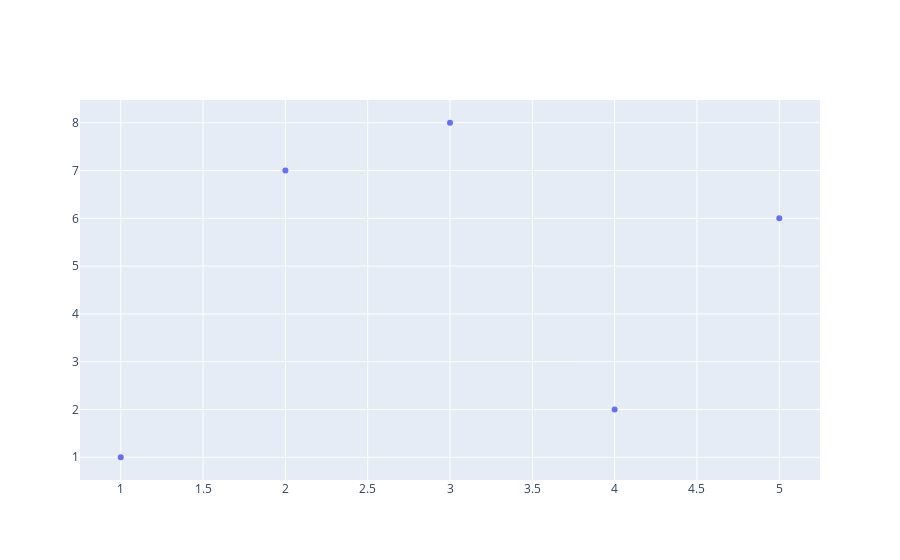

Here is the notebook cell this chart was saved with:
### Code cell
#using graph object
#add_trace>>adidng data
#scatter plot
fig = go.Figure()
fig.add_trace(go.Scatter(x = [1, 2, 3, 4, 5], y = [1, 7, 8, 2, 6], mode = 'markers'))

### Figure 1 — Plotly figure (JSON) as saved in the notebook; plotly's stock layout.template omitted (floating-point values rounded to 4 significant figures)
{"data": [{"mode": "markers", "type": "scatter", "x": [1, 2, 3, 4, 5], "y": [1, 7, 8, 2, 6]}], "layout": {}}
